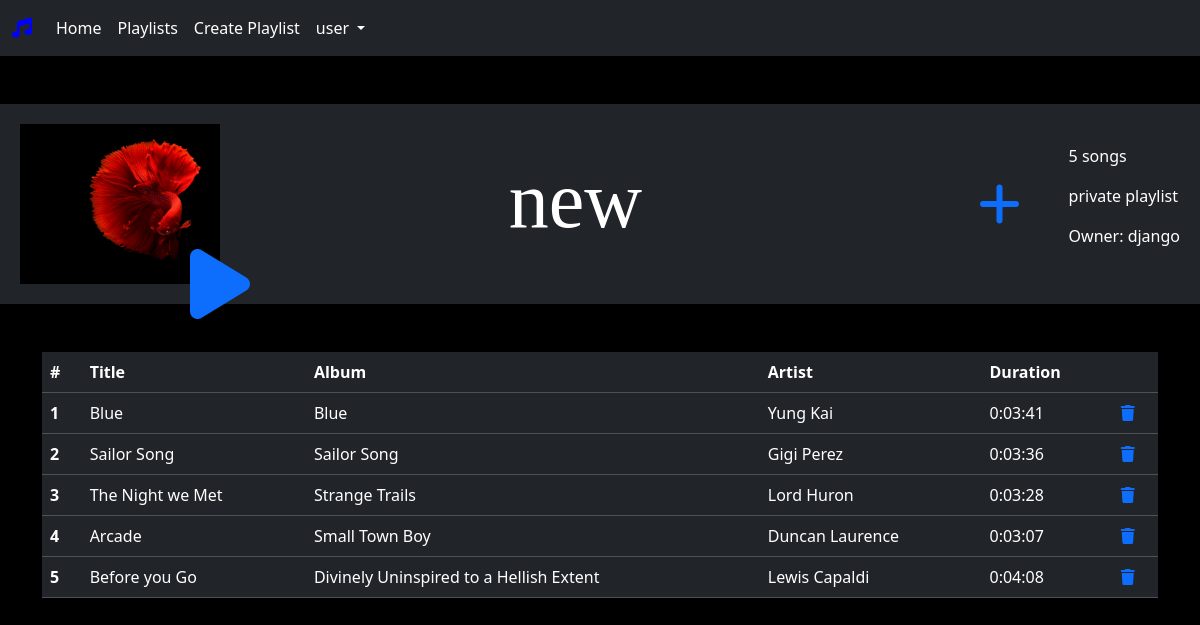
/playlist/4/detail/ (signed in), run on the app's committed database.
### musicbox/models.py (models this page shows, shortened)
class Playlist(models.Model):
    name = models.CharField(max_length=100)
    user_object = models.ForeignKey(
        User, on_delete=models.CASCADE, related_name="playlists"
    )
    created_date = models.DateTimeField(auto_now_add=True)
    updated_date = models.DateTimeField(auto_now=True)
    VISIBILITY_OPTIONS = (
        ("private", "Private"),
        ("public", "Public"),
    )
    visibility = models.CharField(
        max_length=50, choices=VISIBILITY_OPTIONS, default="private"
    )
    songtrack_objects = models.ManyToManyField(SongTrack)
    cover_image = models.ImageField(upload_to="playlistcovers", blank=True, null=True)
    description = models.TextField(blank=True, null=True)
    play_count = models.PositiveIntegerField(default=0)

class User(AbstractUser):
    phone = models.CharField(max_length=15, unique=False)
    dob = models.DateField(blank=True, null=True)
    is_verified = models.BooleanField(default=False)
    otp = models.CharField(max_length=4, null=True)

class SongTrack(models.Model):
    title = models.CharField(max_length=100)
    artist_object = models.ForeignKey(
        Artist, on_delete=models.CASCADE, related_name="tracks_artist"
    )
    album_object = models.ForeignKey(
        Album,
        on_delete=models.CASCADE,
        related_name="tracks_album",
        blank=True,
        null=True,
    )
    duration = models.DurationField()
    release_date = models.DateField()
    genre_objects = models.ManyToManyField(Genre)
    audio_file = models.FileField(upload_to="songtracks", blank=False, null=False)
    is_single = models.BooleanField(default=False)
    cover_photo = models.ImageField(upload_to="singlescover", blank=True, null=True)

class Album(models.Model):
    title = models.CharField(max_length=100)
    artist_object = models.ForeignKey(
        Artist, on_delete=models.CASCADE, related_name="albums"
    )
    release_date = models.DateField()
    cover_photo = models.ImageField(upload_to="albumcovers", null=True, blank=True)

class Artist(models.Model):
    name = models.CharField(max_length=100, unique=True)
    bio = models.TextField(blank=True, null=True)

### musicbox/views.py (the view)
class PlaylistDetailView(LoginRequiredMixin, View):
    login_url = "signin"
    redirect_field_name = "redirect_to"
    template_name = "detail-playlist.html"
    def get(self, request, *args, **kwargs):
        id = kwargs.get("pk")
        playlist = get_object_or_404(Playlist, id=id, user_object=request.user)
        return render(request, self.template_name, {"playlist": playlist})

### musicbox/templates/detail-playlist.html
{% extends 'base.html' %}
{% block page_type %}playlist{% endblock %}
{% block main_block%}
{% load static %}
<div class="container-fluid bg-dark mt-5 d-flex" id="playlist-header">
    <div class="playlist-image position-relative">
        {% if playlist.cover_image %}
        <img src="{{playlist.cover_image.url}}" alt="Playlist cover image" class="playlist-cover">
        {% else %}
        <img src="{% static 'default/default_playlist_cover.jpg' %}" alt="default playlist cover image "
            class="playlist-cover">
        {% endif %}
        <div class="position-absolute top-100 start-100 translate-middle">
            <i class="fa-solid fa-play fa-5x text-primary" id="playlist-play-all"></i>
        </div>
    </div>
    <div class="mx-auto my-auto">
        <h1 class="text-white" id="playlist-heading">{{playlist.name}}</h1>
    </div>
    <div class="my-auto p-5">
        <a href="{% url 'playlist-add-songs' playlist.id %}"><i class="fa-solid fa-plus fa-3x"></i></a>
    </div>
    <div class="text-white my-auto">
        <p>{{playlist.songtrack_objects.count}} songs</p>
        <p>{{playlist.visibility}} playlist</p>
        <p>Owner: {{playlist.user_object.username}}</p>
    </div>
</div>
<div class="container mt-5" id="playlist-body">
    <table class="table table-dark table-hover">
        <thead>
            <tr>
                <th scope="col">#</th>
                <th scope="col">Title</th>
                <th scope="col">Album</th>
                <th scope="col">Artist</th>
                <th scope="col">Duration</th>
                <th></th>
            </tr>
        </thead>
        <tbody>
            {% for song in playlist.songtrack_objects.all %}
            <tr class="song-item" data-src="{{song.audio_file.url}}">
                <th scope="row">{{forloop.counter}}</th>
                <td id="song-title">{{song.title}}</td>
                <td><a href="" style="color: white;text-decoration: none;">{{song.album_object.title}}</a></td>
                <td><a href="" id="song-artist"
                        style="color: white;text-decoration: none">{{song.artist_object.name}}</a></td>
                <td>{{song.duration}}</td>
                <td><a href="{% url 'playlist-delete-song' playlist_pk=playlist.id song_pk=song.id %}"><i
                            class="fa-solid fa-trash"></i></a></td>
            </tr>
            {% endfor %}
        </tbody>
    </table>
</div>
{% endblock %}

### musicbox/static/style.css (style rules this page uses)
#playlist-header { background-color: rgb(18, 18, 18); width: 100%; height: 200px; position: relative; padding: 20px; }
.playlist-image { width: 200px; height: 160px; }
.playlist-cover { width: 100%; height: 100%; object-fit: cover; }
#playlist-heading { font-size: 80px; font-family:fantasy; }

### data on the page
Playlist: cover_image (picture), name "new", songtrack_objects.count "5", visibility "private", user_object.username "django"
SongTrack: title "Blue", album_object "Blue", artist_object.name "Yung Kai", duration "0:03:41"
SongTrack: title "Sailor Song", album_object "Sailor Song", artist_object.name "Gigi Perez", duration "0:03:36"
SongTrack: title "The Night we Met", album_object "Strange Trails", artist_object.name "Lord Huron", duration "0:03:28"
SongTrack: title "Arcade", album_object "Small Town Boy", artist_object.name "Duncan Laurence", duration "0:03:07"
SongTrack: title "Before you Go", album_object "Divinely Uninspired to a Hellish Extent", artist_object.name "Lewis Capaldi", duration "0:04:08"
